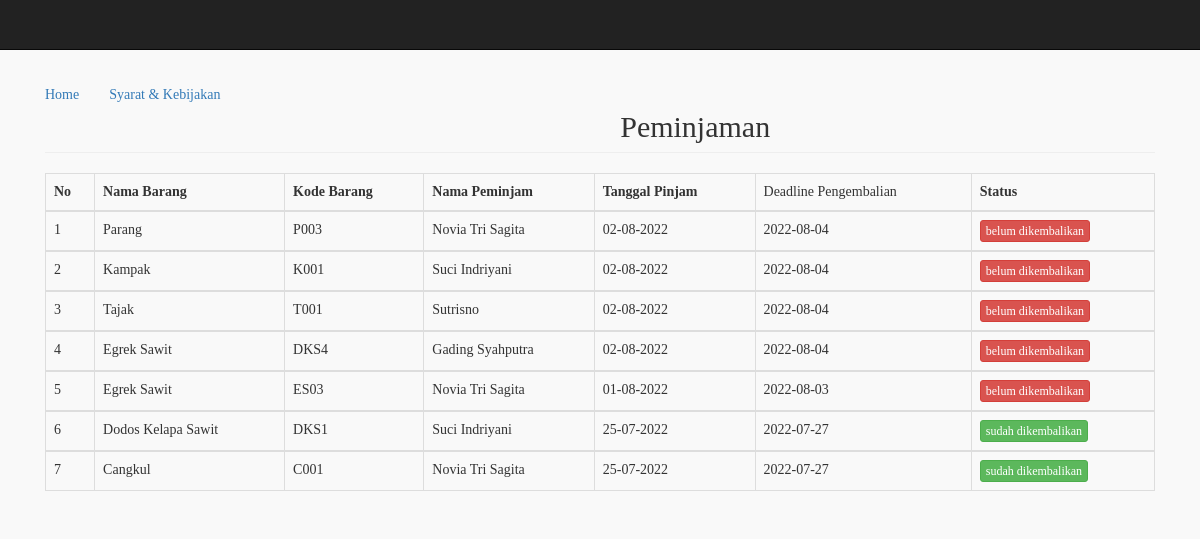
Page /user/peminjamanuser.php on the committed database.
### tables this page shows
CREATE TABLE IF NOT EXISTS `peminjaman` (
  `id_peminjaman` int(10) NOT NULL AUTO_INCREMENT,
  `id_brg` int(11) NOT NULL,
  `id_anggota` int(11) NOT NULL,
  `kode_brg` varchar(40) NOT NULL,
  `tgl_pinjam` date NOT NULL,
  `tgl_kembali` date NOT NULL,
  `deadline` date NOT NULL,
  `jumlah` int(8) NOT NULL,
  `status` tinyint(1) NOT NULL DEFAULT '0',
  `penerima` varchar(40) NOT NULL,
  `denda` int(20) NOT NULL,
  PRIMARY KEY (`id_peminjaman`),
  KEY `id_brg` (`id_brg`,`id_anggota`),
  KEY `id_peminjam` (`id_anggota`),
  KEY `id_anggota` (`id_anggota`),
  KEY `id_brg_2` (`id_brg`)
);

CREATE TABLE IF NOT EXISTS `barang` (
  `id_brg` int(11) NOT NULL AUTO_INCREMENT,
  `nama_brg` varchar(255) NOT NULL,
  `kode_barang` varchar(20) NOT NULL,
  `jenis_brg` varchar(255) NOT NULL,
  `stok_brg` varchar(255) NOT NULL,
  `foto` varchar(250) NOT NULL,
  PRIMARY KEY (`id_brg`)
);

CREATE TABLE IF NOT EXISTS `anggota` (
  `id_anggota` int(11) NOT NULL AUTO_INCREMENT,
  `nama` varchar(40) NOT NULL,
  `password` varchar(40) NOT NULL,
  `kelas` varchar(40) NOT NULL,
  `no_hp` varchar(12) NOT NULL,
  PRIMARY KEY (`id_anggota`)
);

### user/peminjamanuser.php (the view, shortened to what this page needs)
<?php
include("config.inc.php");
?>
<!DOCTYPE html>
<html lang="en">
<head>
    <link href="css/bootstrap.min.css" rel="stylesheet">
	<link href="style/style.css" rel="stylesheet" type="text/css">
    <link href="css/shop-homepage.css" rel="stylesheet">
</head>
<body>
    <div class="container">
<ul class="nav navbar-nav" >
                    <li>
                        <a href="index.php">Home</a>
                    </li>
                </ul>
                <div class="collapse navbar-collapse" id="bs-example-navbar-collapse-1">
            <ul class="nav navbar-nav">
                    <li>
                        <a href="sanksiuser.php">Syarat & Kebijakan</a>
                    </li>
            </ul>
          <center><h2 class="page-header">Peminjaman</h2></center>
          <div class="row">
          <nav class="navbar navbar-inverse navbar-fixed-top" role="navigation">
          </div>
              <table id="tabelpeminjaman" class="table table-bordered table-striped table-hover">
                     <thead>
                        <tr>
                          <th>No</th>
                          <th>Nama Barang</th>
                          <th>Kode Barang</th>
                          <th>Nama Peminjam</th>
                          <th>Tanggal Pinjam</th>
                          <td>Deadline Pengembalian</th>
                          <th>Status</th>
                        </tr>
                     </thead>
                     <?php
                     $sql = "SELECT peminjaman.id_peminjaman, peminjaman.status,  peminjaman.id_anggota, peminjaman.kode_brg, peminjaman.tgl_pinjam, peminjaman.deadline, barang.nama_brg, anggota.nama FROM peminjaman JOIN barang ON peminjaman.id_brg=barang.id_brg JOIN anggota ON anggota.id_anggota=peminjaman.id_anggota ORDER BY peminjaman.id_peminjaman DESC";
                     $query = $mysqli->query($sql);
                     $no = 1;
                     while ($lihat=mysqli_fetch_array($query)){
                      ?>
                      <tbody>
                        <tr>
                         <td><?php echo $no++ ?></td>
                          <td><?php echo $lihat ['nama_brg']; ?></td>
                          <td><?php echo $lihat ['kode_brg']; ?></td>
                          <td><?php echo $lihat ['nama'];?></td>
                          <td><?php echo date('d-m-Y',strtotime($lihat['tgl_pinjam'])); ?></td>
                          <td><?php echo $lihat ['deadline'] ; ?></td>
                          <td><span class="btn btn-xs btn-<?php echo $lihat['status'] == 1 ? 'success' : 'danger' ?>"><?php echo $lihat['status'] == 1 ? 'sudah dikembalikan' : 'belum dikembalikan'; ?></span></td>
                        </tr>
                        <?php
                        } ?>
                        </tbody>
              </table>
        </div>
      </div>
    </body>
    </html>

### user/style/style.css (style rules this page uses)
body { background-color: #F9F9F9; font-family: Georgia, "Times New Roman", Times, serif; }

### user/css/shop-homepage.css (style rules this page uses)
body { padding-top: 70px; }

### rows in the picture
peminjaman: id_brg.nama_brg "Parang", kode_brg "P003", id_anggota.nama "Novia Tri Sagita", tgl_pinjam "02-08-2022", deadline "2022-08-04", status "belum dikembalikan"
peminjaman: id_brg.nama_brg "Kampak", kode_brg "K001", id_anggota.nama "Suci Indriyani", tgl_pinjam "02-08-2022", deadline "2022-08-04", status "belum dikembalikan"
peminjaman: id_brg.nama_brg "Tajak", kode_brg "T001", id_anggota.nama "Sutrisno", tgl_pinjam "02-08-2022", deadline "2022-08-04", status "belum dikembalikan"
peminjaman: id_brg.nama_brg "Egrek Sawit", kode_brg "DKS4", id_anggota.nama "Gading Syahputra", tgl_pinjam "02-08-2022", deadline "2022-08-04", status "belum dikembalikan"
peminjaman: id_brg.nama_brg "Egrek Sawit", kode_brg "ES03", id_anggota.nama "Novia Tri Sagita", tgl_pinjam "01-08-2022", deadline "2022-08-03", status "belum dikembalikan"
peminjaman: id_brg.nama_brg "Dodos Kelapa Sawit", kode_brg "DKS1", id_anggota.nama "Suci Indriyani", tgl_pinjam "25-07-2022", deadline "2022-07-27", status "sudah dikembalikan"
peminjaman: id_brg.nama_brg "Cangkul", kode_brg "C001", id_anggota.nama "Novia Tri Sagita", tgl_pinjam "25-07-2022", deadline "2022-07-27", status "sudah dikembalikan"
